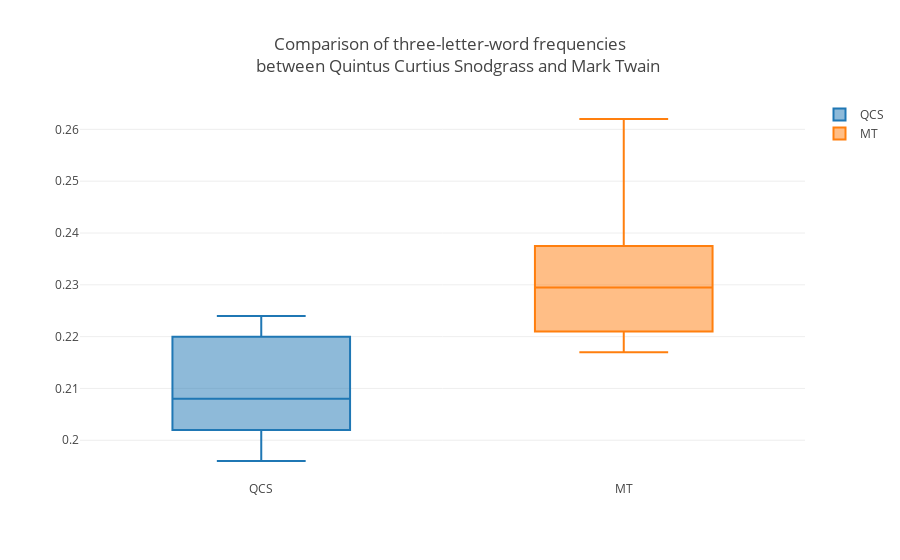

Write notebook code for a chart like this one.
### Code cell
snodgrass = [.209,.205,.196,.210,.202,.207,.224,.223,.220,.201]
twain = [.225,.262,.217,.240,.230,.229,.235,.217]

data = [
    go.Box(
        y=snodgrass,
        name='QCS'
    ),
    go.Box(
        y=twain,
        name='MT'
    )
]
layout = go.Layout(
    title = 'Comparison of three-letter-word frequencies<br>\
    between Quintus Curtius Snodgrass and Mark Twain'
)

plotly.offline.init_notebook_mode(connected=True)
fig = go.Figure(data=data, layout=layout)
# pyo.plot(fig, filename='box2.html')
pyo.iplot(fig, filename='box2.html')

### Figure 1 — Plotly figure (JSON) as saved in the notebook; plotly's stock layout.template omitted (floating-point values rounded to 4 significant figures)
{"data": [{"name": "QCS", "type": "box", "uid": "ee9aa7b6-58ed-42e3-8907-bc7d8ef007ae", "y": [0.209, 0.205, 0.196, 0.21, 0.202, 0.207, 0.224, 0.223, 0.22, 0.201]}, {"name": "MT", "type": "box", "uid": "fbfeea21-9baa-40cc-a60a-4775345ba175", "y": [0.225, 0.262, 0.217, 0.24, 0.23, 0.229, 0.235, 0.217]}], "layout": {"title": "Comparison of three-letter-word frequencies<br>    between Quintus Curtius Snodgrass and Mark Twain"}}
